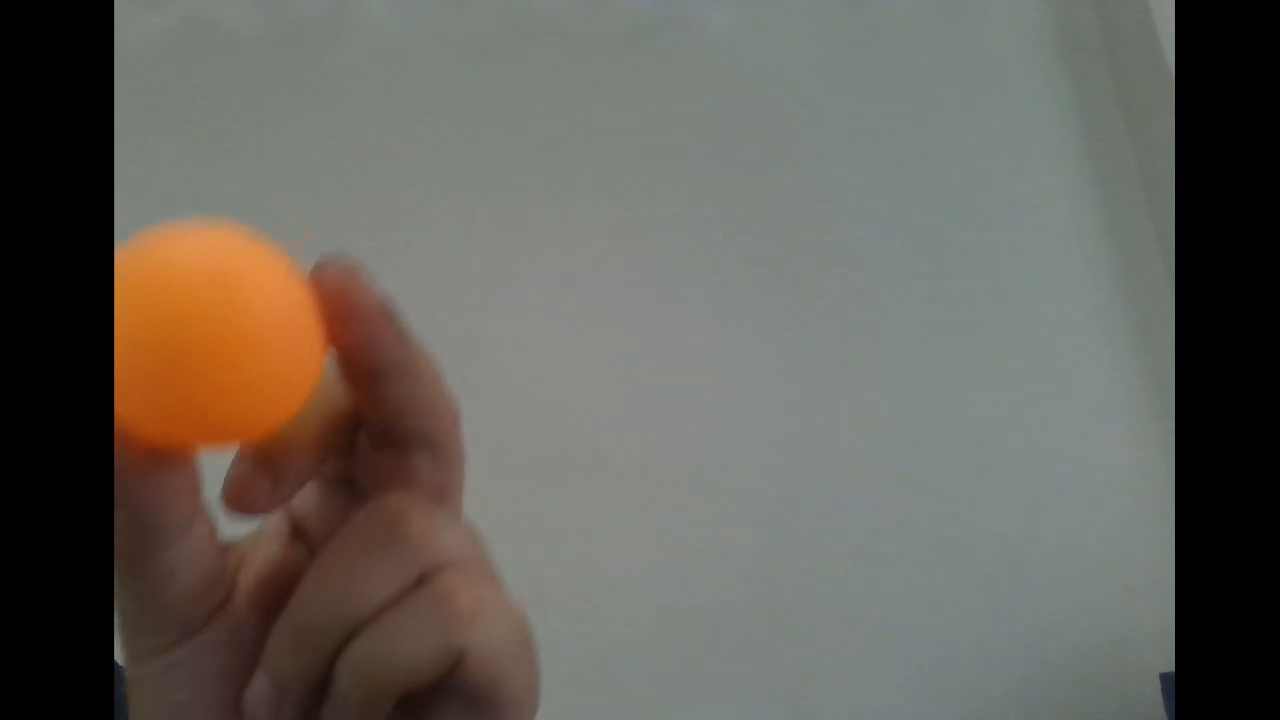
#> input picture frame 135 of data/video/pingpong2.mp4, 1280 x 720 px
$ python color_trace.py
#> lines starting #> are read from the running program, lines starting #| are printed output that depends on the picture; after the words box and inside, x2 and y2 are one past the last pixel; in counts of white or black regions, pixels touching at a corner belong together
import cv2
import numpy as np
import math
import config
"""
先利用HSV 颜色空间阈值分割，把画面中黄色乒乓球从背景里抠出来（颜色掩码）；
再用形态学开闭运算去除噪点干扰；
灰度二值化后通过轮廓提取定位目标物体；
借助最小外接圆、椭圆拟合获取乒乓球位置、半径、面积等信息，实现目标定位跟踪。

"""
# 在图片img的(x,y)坐标位置绘制红色 X 标记，用来标记乒乓球圆心
def draw_mark_X(img, x, y, width=6, color=(0, 0, 255), penWid=2):
    cv2.line(img, (int(x - width), int(y - width)), (int(x + width), int(y + width)), color, penWid)
    cv2.line(img, (int(x - width), int(y + width)), (int(x + width), int(y - width)), color, penWid)

# 设置HSV跟踪颜色范围，黄色乒乓球的 HSV 上下阈值
MIN_HSV = np.array([4, 180, 156])
MAX_HSV = np.array([32, 255, 255])
# 白色
#MIN_HSV = np.array([0, 0, 221])  # 可能需要根据具体环境调整
#MAX_HSV = np.array([180, 30, 255])
# 创建 3×3 全 1 卷积核，用于形态学操作
KERNEL = np.ones((3, 3), np.uint8)
FONT = cv2.FONT_HERSHEY_SIMPLEX
MIN_CONTOUR_AREA = 50  # 过滤小噪点轮廓最小面积
BLUR_KSIZE = (5, 5)    # 高斯模糊核大小

# 使用测试视频
video_path = str(config.VIDEO_DATA_DIR / "pingpong2.mp4")
print("当前视频完整路径：", video_path)
# video_path = 0   # 使用本机摄像头
cap = cv2.VideoCapture(video_path)
fps = cap.get(cv2.CAP_PROP_FPS)
if not cap.isOpened():
    raise FileNotFoundError(f"视频文件打开失败：{video_path}")
# 修正延时计算，标准应该1000毫秒
delay = int(1000 / fps)

while cap.isOpened():
    # 逐帧读取
    ret, frame = cap.read()
#> frame is the input picture: shape (720, 1280, 3); mean B, G, R 91, 98.4, 101.7
    # 读取失败
    if not ret:
        break


    # 高斯模糊降噪后把摄像头默认的 BGR 图像转换成 HSV 图像
    blur_frame = cv2.GaussianBlur(frame, BLUR_KSIZE, 0)
    img_hsv = cv2.cvtColor(frame, cv2.COLOR_BGR2HSV)
#> img_hsv: shape (720, 1280, 3); mean H, S, V 44.4, 35.7, 106.2
    # 生成掩码二值图PingPangMask，提取颜色范围内图像区域
    PingPangMask = cv2.inRange(img_hsv, MIN_HSV, MAX_HSV)
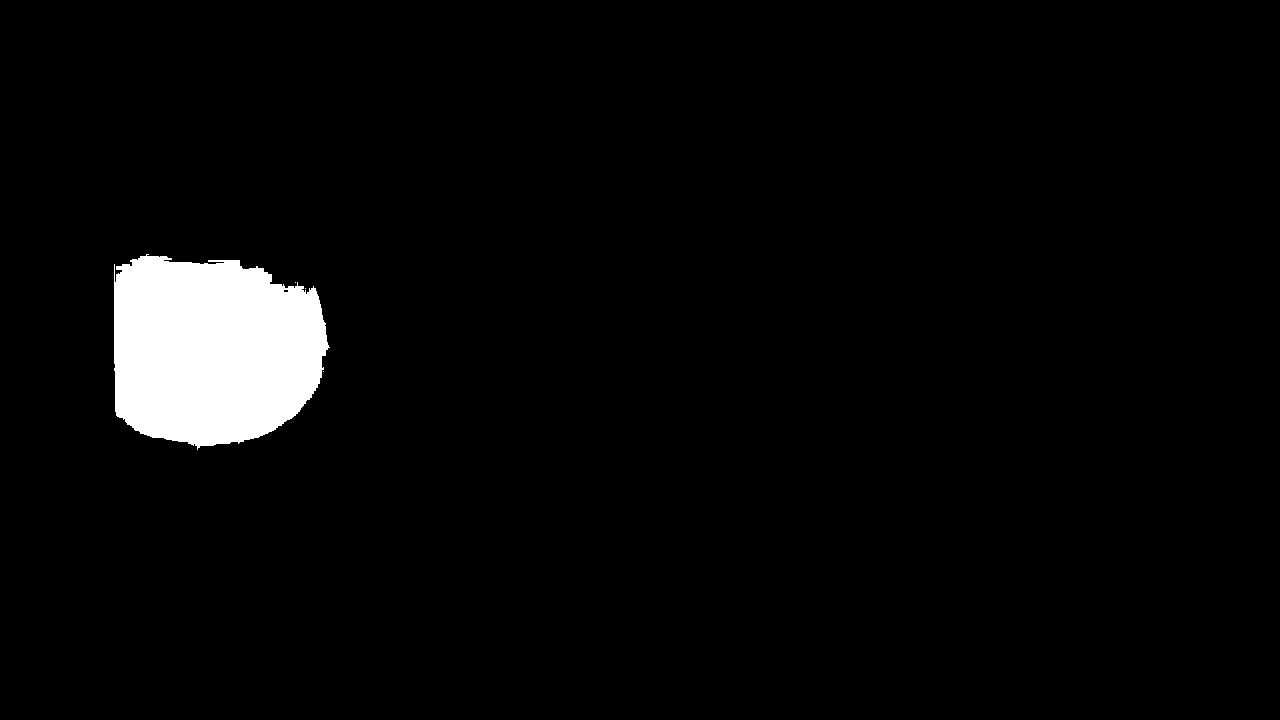
#> PingPangMask: shape (720, 1280); 3.7% white; 4 white regions (3 under 20 px), largest, box (x1, y1, x2, y2) and area: (114, 254, 330, 450) 33926
    # 按位与运算，利用掩码只保留黄色乒乓球区域，其他区域全部变黑
    img_pipa = cv2.bitwise_and(frame, frame, mask=PingPangMask)
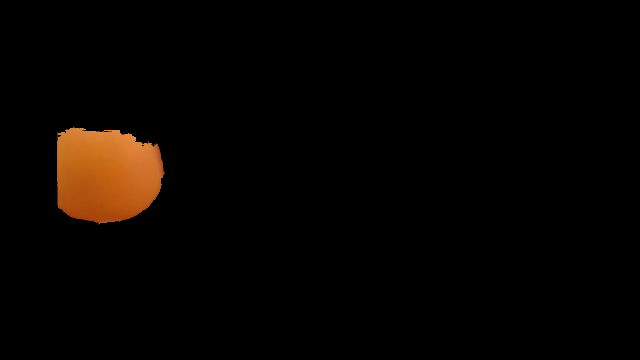
#> img_pipa: shape (720, 1280, 3) (shown at 1/2 size); mean B, G, R 1.1, 3.8, 7.2


    # 开运算（先腐蚀后膨胀）去噪
    img_kai = cv2.morphologyEx(img_pipa, cv2.MORPH_OPEN, KERNEL)
    # 转灰度图
    gray_img = cv2.cvtColor(img_kai, cv2.COLOR_BGR2GRAY)
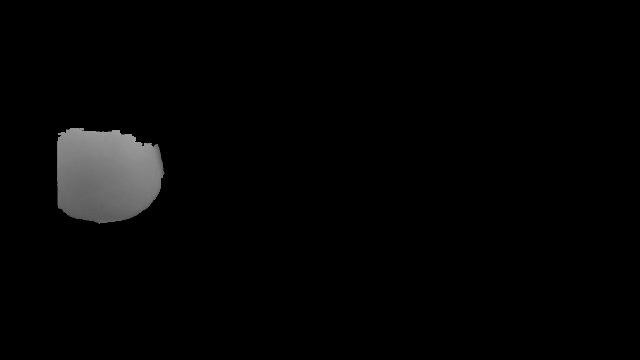
#> gray_img: shape (720, 1280) (shown at 1/2 size); min 0, max 157, mean 4.5
    # 二值化处理：亮度大于 63 的像素置为 255 白色，小于等于 63 置 0 黑
    thr, img_bin = cv2.threshold(gray_img, 63, 255, cv2.THRESH_BINARY)
#> img_bin: shape (720, 1280); 3.7% white; 1 white region
    print('自动阈值thr:', thr)


    #  从二值图中提取白色物体轮廓
    contours, hierarchy = cv2.findContours(img_bin, cv2.RETR_EXTERNAL, cv2.CHAIN_APPROX_SIMPLE)
#> contours = 1 contour; box (x1, y1, x2, y2) and area: (114, 256, 329, 448) 33440
    if len(contours) < 1:
        continue
    # 按轮廓面积从大到小排序，只取最大物体
    contours = sorted(contours, key=cv2.contourArea, reverse=True)
    target_contour = contours[0]
#> target_contour = contour of 283 points, box (x1, y1, x2, y2) (114, 256, 329, 448), area 33440
    # 过滤过小噪点轮廓
    if cv2.contourArea(target_contour) < MIN_CONTOUR_AREA:
        continue
    # 椭圆拟合至少需要 5 个轮廓点，轮廓点太少直接跳过
    if len(target_contour) < 5:
        continue

    print('len(contours):', len(contours))
#| len(contours): 1
    print('Points', len(target_contour))
#| Points 283
    # print('contours:', contours)
    print('hierarchy', hierarchy)
#| hierarchy [[[-1 -1 -1 -1]]]

    # 画绿色轮廓线
    cv2.drawContours(frame, contours, -1, (0, 255, 0), 2)

    #  画红色轮廓最小外接圆
    (x, y), radius = cv2.minEnclosingCircle(target_contour)
#> x = 209; y = 340.5; radius = 119.2
    center = (int(x), int(y))
#> center = (209, 340)
    radius = int(radius)
#> radius = 119
    cv2.circle(frame, center, radius, (0, 0, 255), 1)
    draw_mark_X(frame, int(x), int(y))

    #  根据轮廓最小二乘拟合椭圆，画白色最优拟合椭圆
    ellipse = cv2.fitEllipse(target_contour)  # 最优拟合椭圆
#> ellipse = ((203.2, 348.8), (189.5, 250.9), 93.9)
    cv2.ellipse(frame, ellipse, (255, 255, 255), 1)
    #  计算最小外接圆面积
    area = math.pi * radius * radius
#> area = 44488.1


    #  显示圆心X Y 坐标，半径 R， 和 圆面积
    font = cv2.FONT_HERSHEY_SIMPLEX
    text_info = f"X:{x:.1f}  Y:{y:.1f}  R:{radius}  Area:{area:.1f}"
#> text_info = 'X:209.0  Y:340.5  R:119  Area:44488.1'
    cv2.putText(frame, text_info, (10, 30), font, 1, (0, 255, 0), 1)
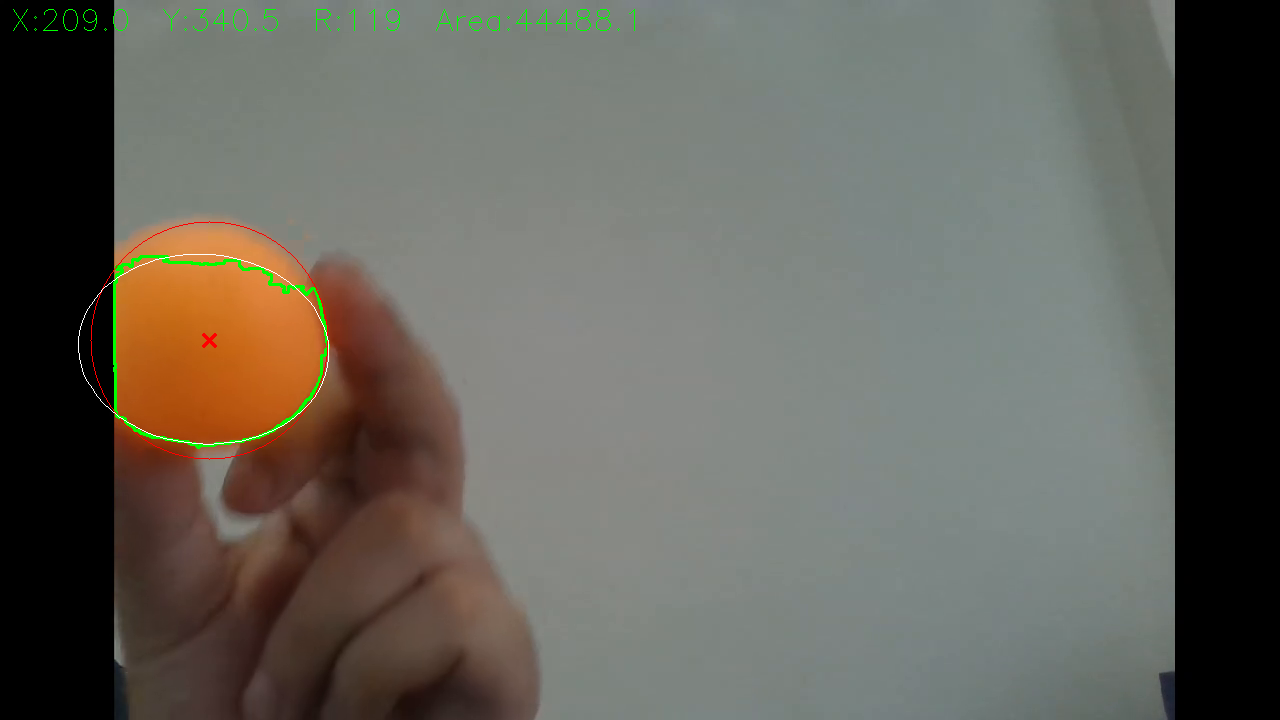
#> frame: shape (720, 1280, 3); mean B, G, R 90.9, 99.1, 101.4

    #  显示图像帧
    cv2.imshow('PingPangTrace', frame)
    c = cv2.waitKey(int(100 / fps))
#> (key Esc is pressed here)
    # c = cv2.waitKey(200)
    #  按ESC键退出
    if c == 27:  # ESC
        break
cap.release()
cv2.destroyAllWindows()
print('Exit video read.')

$ run again, starting later in the video
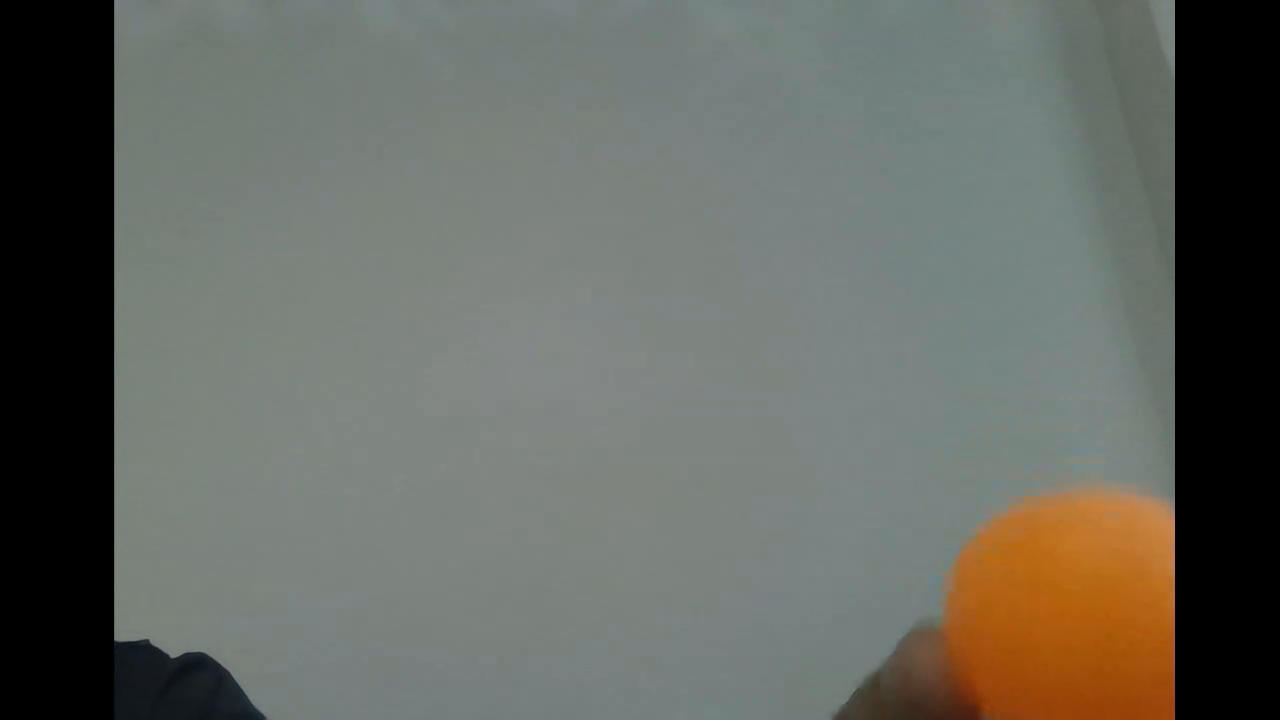
#> input picture frame 611 of data/video/pingpong2.mp4, 1280 x 720 px
#> frame is the input picture: shape (720, 1280, 3); mean B, G, R 97.6, 104.3, 101.5
#> img_hsv: shape (720, 1280, 3); mean H, S, V 59.4, 27.7, 108.6
#> `PingPangMask = cv2.inRange(img_hsv, MIN_HSV, MAX_HSV)`:
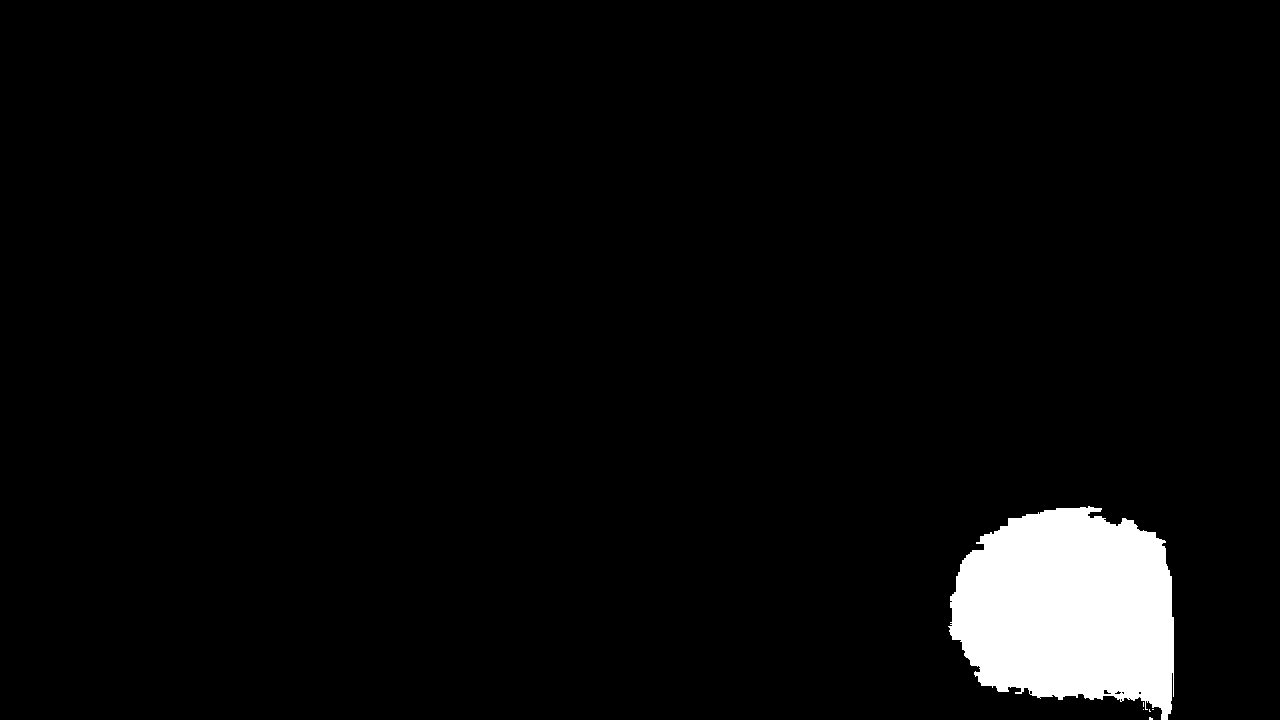
#> PingPangMask: shape (720, 1280); 4% white; 6 white regions (5 under 20 px), largest, box (x1, y1, x2, y2) and area: (948, 506, 1174, 720) 36440
#> img_bin: shape (720, 1280); 3.9% white; 2 white regions (1 under 20 px)
#> contours = 2 contours, 1 with area under 20; largest, box (x1, y1, x2, y2) and area: (950, 507, 1174, 720) 35872
#> target_contour = contour of 308 points, box (x1, y1, x2, y2) (950, 507, 1174, 720), area 35872
#| len(contours): 2
#| Points 308
#| hierarchy [[[ 1 -1 -1 -1]
#|   [-1  0 -1 -1]]]
#> `(x, y), radius = cv2.minEnclosingCircle(target_contour)`: x = 1073.5; y = 627.5; radius = 130.8
#> center = (1073, 627)
#> `radius = int(radius)`: radius = 130
#> ellipse = ((1077.9, 610.3), (193, 263.1), 102.4)
#> area = 53092.9
#> text_info = 'X:1073.5  Y:627.5  R:130  Area:53092.9'
#> `cv2.putText(frame, text_info, (10, 30), font, 1, (0, 255, 0), 1)`:
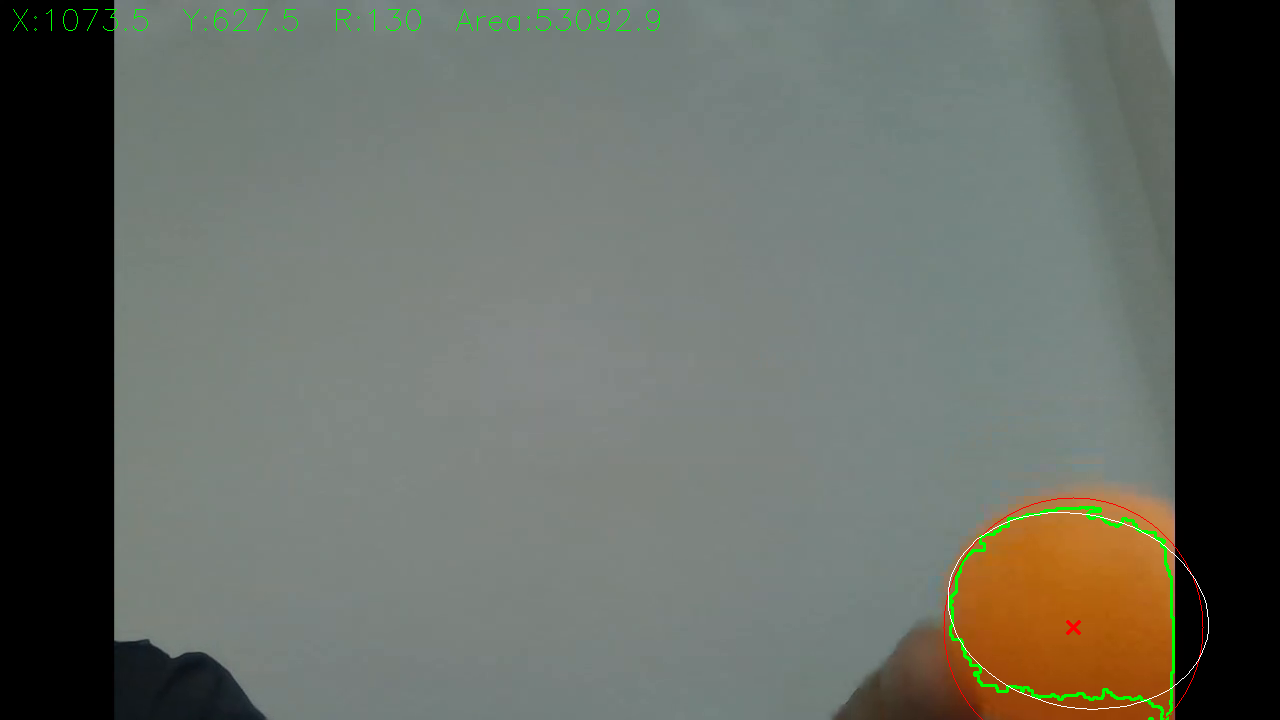
#> frame: shape (720, 1280, 3); mean B, G, R 97.5, 105, 101.1
